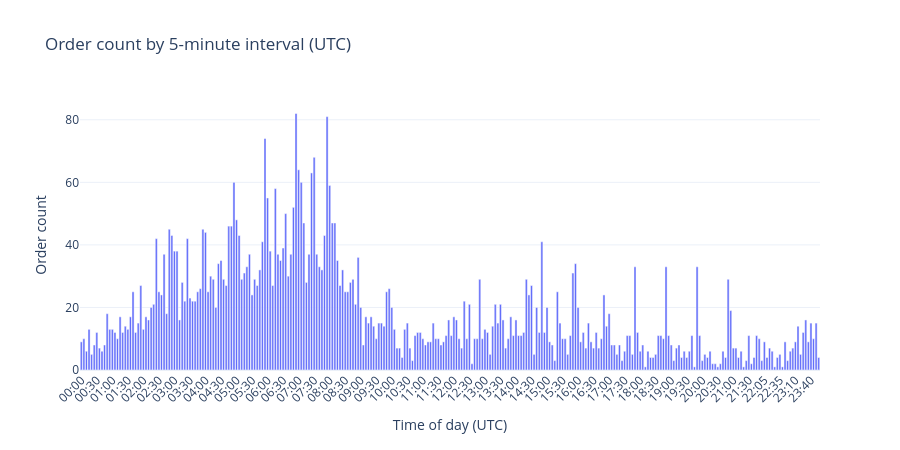

Write notebook code for a chart like this one.
### Code cell
local_orders = polybot_all['order_timestamp'].dt.tz_convert('utc')
time_of_day = local_orders.dt.floor('5min').dt.time
order_counts_5min = time_of_day.value_counts().sort_index()
order_counts_5min.index = [t.strftime('%H:%M') for t in order_counts_5min.index]

fig_time = go.Figure()
fig_time.add_trace(go.Bar(
    x=order_counts_5min.index,
    y=order_counts_5min.values,
    name='Orders'
))
fig_time.update_layout(
    title='Order count by 5-minute interval (UTC)',
    xaxis_title='Time of day (UTC)',
    yaxis_title='Order count',
    template='plotly_white', height=450,
    xaxis=dict(tickangle=-45),
)
fig_time.show()

### Figure 1 — Plotly figure (JSON) as saved in the notebook; plotly's stock layout.template omitted (floating-point values rounded to 4 significant figures; data arrays with more than 128 entries replaced by an {"elided": "..."} marker saying what was removed)
{"data": [{"name": "Orders", "type": "bar", "x": {"elided": "286 str values"}, "y": {"elided": "286 int values"}}], "layout": {"height": 450, "title": {"text": "Order count by 5-minute interval (UTC)"}, "xaxis": {"tickangle": -45, "title": {"text": "Time of day (UTC)"}}, "yaxis": {"title": {"text": "Order count"}}}}
